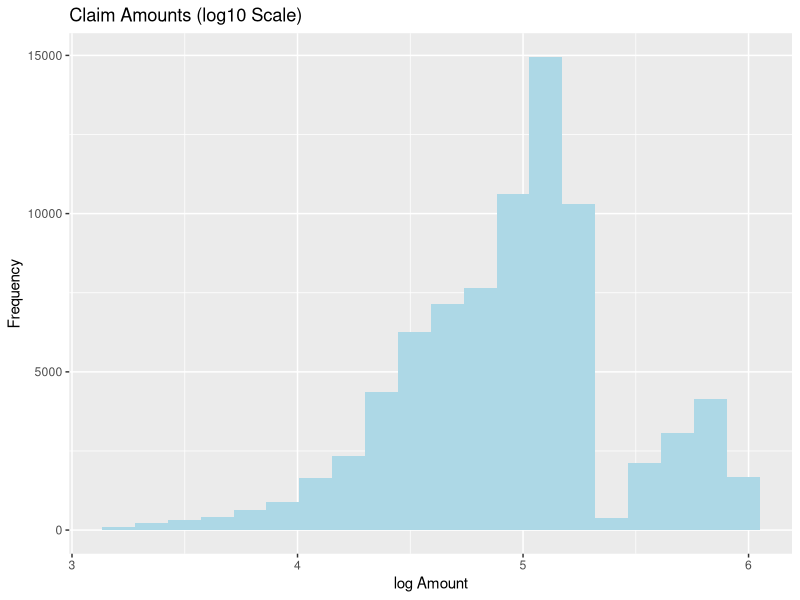

Generate this figure with R: (Note: this script raises an error after producing the figure.)
# Consider the Medical Malpractice dataset and perform the following using the JMP Pro 
# tool. 
 
# 1. Using descriptive statistics and graphical displays, explore claim payment 
# amounts, and identify factors that appear to influence the amount of the payment. 
# 2. Use the data set to answer the following questions: 
# What percentage of the sample involved Anesthesiologists? Dermatologists? 
# Orthopedic surgeons? 
# Is there any relationship between age of the patient and size of the payment? 

data <- read.csv('medicalmalpractice.csv')
data

summary(data$Amount)

library(ggplot2)

ggplot(data,aes(x=log10(Amount)))+
  geom_histogram(fill="lightblue",bins=20)+
  labs(title="Claim Amounts (log10 Scale)",
       x="log Amount",
       y="Frequency")

top3_specialty <- data %>%
                  count(Specialty,name="n") %>%
                  slice_max(n,n=3) %>%
                  pull(Specialty)

data %>%
  filter(Specialty %in% top3_specialty) %>%
ggplot(aes(x=Specialty,y=Amount,fill=Specialty))+
  geom_boxplot()+
  coord_flip()+
  theme_minimal()

total = length(data$Specialty)

spec_percent <- data %>%
  group_by(Specialty) %>%
  summarise(
    n=n(),
    pct = 100*n/total
    ) %>%
  filter(Specialty %in% c("Anesthesiology","Dermatology","Orthopedic Surgery"))

spec_percent

cor.test(data$Age,data$Amount)





















